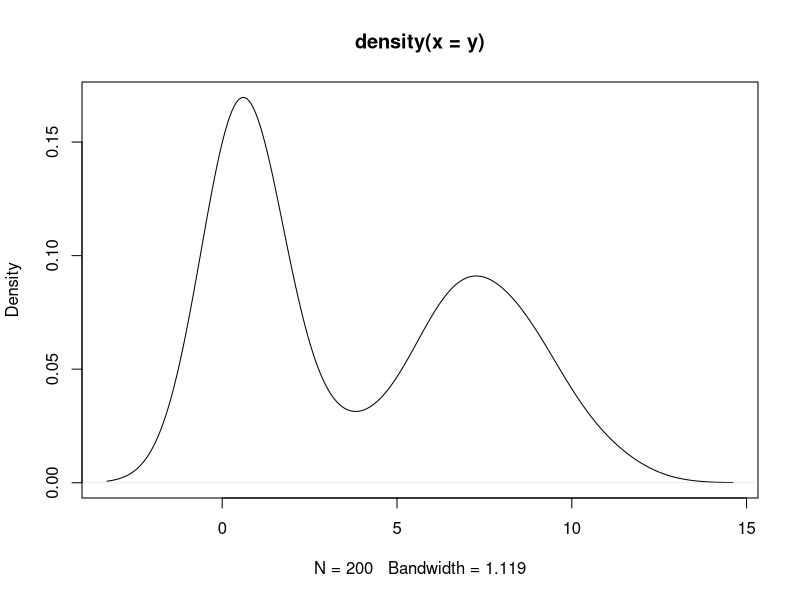
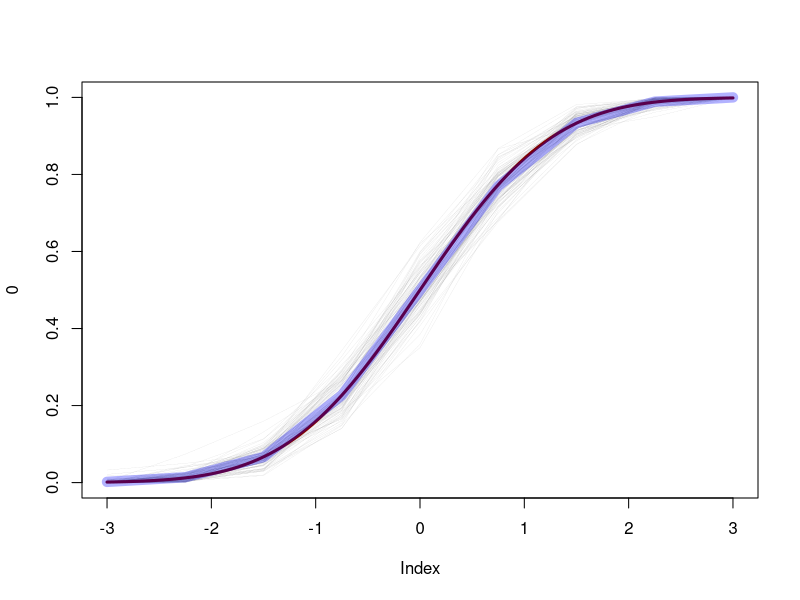

R code for these plots, in order:
rdir <- function(N,a) {
  k <- length(a)
  x <- matrix(rgamma(k*N, a, 1), N, k, byrow=T)
  rowsums <- x %*% rep(1,k)
  x / as.vector(rowsums)
}

# Using the dirichlet distribution from gamma's
dp <- function(N=1,pG,a,xlim=c(0,1),n=1000) {
  x <- seq(xlim[1],xlim[2],length=n)
  x <- sort(c(-1e1000,x))
  dG0 <- pG(x[-1]) - pG(x[-length(x)])
  out <- rdir(N,a*dG0)
  G <- t(apply(out,1,cumsum))
  list("G"=G, "x"= x[-1])
}

########
N <- 100
a <- 100
xlim <- c(-3,3)
n <- 9
pG <- function(x) pnorm(x)

X <- dp(N=N,pG=pG,a=a,xlim=xlim,n=n)
pdf("~/dp.pdf")
  plot(0,xlim=range(X$x),ylim=c(0,1),cex=0)
  for (i in 1:nrow(X$G)) {
    lines(X$x,X$G[i,],type="l",col=rgb(.4,.4,.4,.5),lwd=.1)
    cat("\r", i/nrow(X$G))
  }
  curve(pnorm,add=T,col=rgb(.5,0,0),lwd=3)
  EG <- apply(X$G,2,mean)
  lines(X$x,EG,col=rgb(0,0,1,.3),lwd=10)
dev.off()

y <- c(rnorm(100,7,2),rgamma(100,2,3))
plot(density(y))

# y_i | G ~ G
# G ~ DP(G_0,a)


